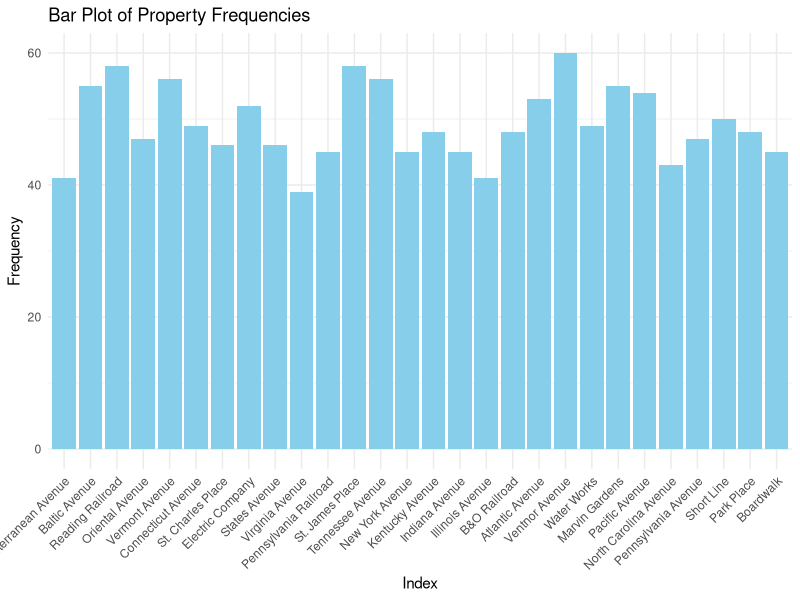
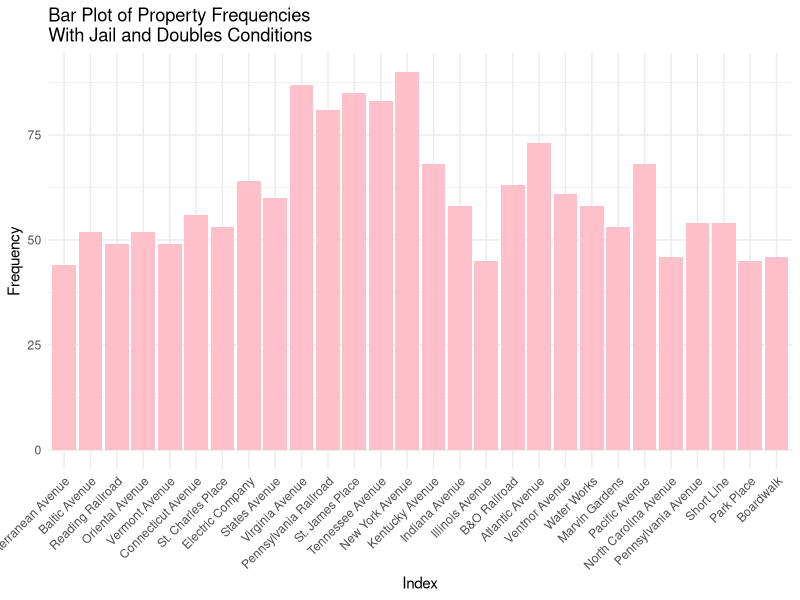
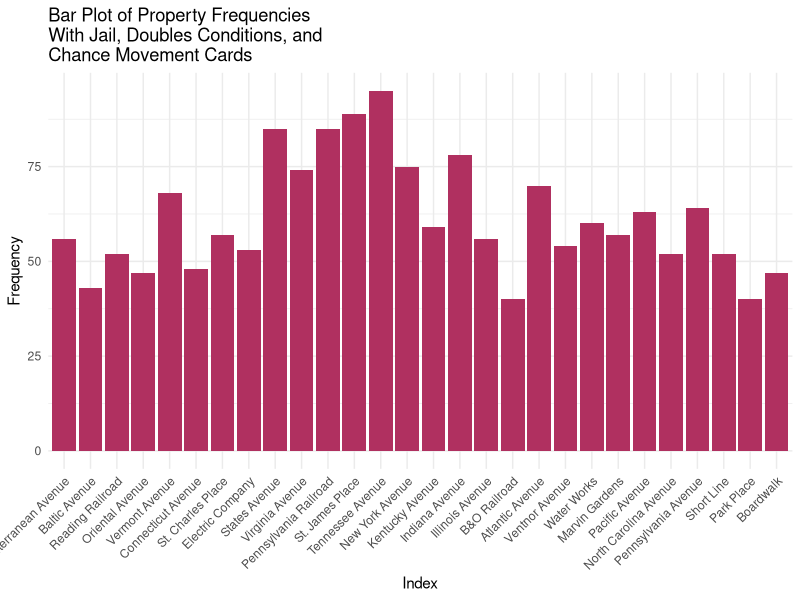

These charts were generated, in order, by the following R code: (Note: this script raises an error after producing the figures.)
## ---- chunk 1
knitr::opts_chunk$set(echo = TRUE)
## ---- chunk 2
# Word docx in repository
## ---- chunk 3
dice_1 <- function() {
  sample(1:6, 1)
}

dice_2 <- function() {
  sample(1:6, 1)
}

property_sum_10games <- c(0, 0, 0, 0, 0, 0, 0, 0, 0, 0, 0, 0, 0, 0, 0, 0, 0, 0, 0, 0, 0, 0, 0, 0, 0, 0, 0, 0)

for (game in 1:10) {
  game_board <- c(0, 0, 0, 0, 0, 0, 0, 0, 0, 0, 0, 0, 0, 0, 0, 0, 0, 0, 0, 0, 0, 0, 0, 0, 0, 0, 0, 0, 0, 0, 0, 0, 0, 0, 0, 0, 0, 0, 0, 0)

  players <- list(
    player1 <- 0,
    player2 <- 0,
    player3 <- 0,
    player4 <- 0
  )

  for (i in 1:50) {
    for (j in 1:4) {
      dice_total <- dice_1() + dice_2()
      players[[j]] <- (players[[j]] + dice_total) %% 41
      game_board[players[[j]]] <- game_board[players[[j]]] + 1
    }
  }

  properties <- game_board[c(2, 4, 6, 7, 9, 10, 12, 13, 14, 15, 16, 17, 19, 20, 22, 24, 25, 26, 27, 28, 29, 30, 32, 33, 35, 36, 38, 40)]
  
  property_sum_10games <- property_sum_10games + properties
}  

names(property_sum_10games) <- c("Mediterranean Avenue", "Baltic Avenue", "Reading Railroad", "Oriental Avenue", "Vermont Avenue", "Connecticut Avenue", "St. Charles Place", "Electric Company", "States Avenue", "Virginia Avenue", "Pennsylvania Railroad", "St. James Place", "Tennessee Avenue", "New York Avenue", "Kentucky Avenue", "Indiana Avenue", "Illinois Avenue", "B&O Railroad", "Atlantic Avenue", "Ventnor Avenue", "Water Works", "Marvin Gardens", "Pacific Avenue", "North Carolina Avenue", "Pennsylvania Avenue", "Short Line", "Park Place", "Boardwalk")

library(ggplot2)

prop_freq1 <- data.frame(
  property = factor(names(property_sum_10games), levels = names(property_sum_10games)),
  frequency = property_sum_10games
)

ggplot(prop_freq1, aes(x = property, y = frequency)) +
  geom_bar(stat = "identity", fill = "skyblue") +
  labs(x = "Index", y = "Frequency", title = "Bar Plot of Property Frequencies") +
  theme_minimal() +
  theme(axis.text.x = element_text(angle = 45, hjust = 1))
## ---- chunk 4
property_sum_10games_jail <- c(0, 0, 0, 0, 0, 0, 0, 0, 0, 0, 0, 0, 0, 0, 0, 0, 0, 0, 0, 0, 0, 0, 0, 0, 0, 0, 0, 0)

for (game in 1:10) {
  game_board <- c(0, 0, 0, 0, 0, 0, 0, 0, 0, 0, 0, 0, 0, 0, 0, 0, 0, 0, 0, 0, 0, 0, 0, 0, 0, 0, 0, 0, 0, 0, 0, 0, 0, 0, 0, 0, 0, 0, 0, 0)

  players <- list( # Store players as a list of data frames with their information
    player1 <- data.frame(
      location = 0, # Location on the board (integer)
      double_rolls = 0, # Number of times doubles have been rolled consecutively (integer)
      jail = FALSE, # Is the player in jail? (boolean)
      jail_rolls = 0), # Number of times a player has rolled while in jail (integer)
    player2 <- data.frame(
      location = 0,
      double_rolls = 0,
      jail = FALSE,
      jail_rolls = 0),
    player3 <- data.frame(
      location = 0,
      double_rolls = 0,
      jail = FALSE,
      jail_rolls = 0),
    player4 <- data.frame(
      location = 0,
      double_rolls = 0,
      jail = FALSE,
      jail_rolls = 0)
  )

  for (i in 1:50) { # Each player has 50 turns
    for (j in 1:4) { # Players take turns in order
      if (players[[j]]$jail == TRUE) { # If the player is in jail...
        d1 = dice_1()
        d2 = dice_2()
        jail_rolls <- jail_rolls + 1
        
        if (d1 == d2 || players[[j]]$jail_rolls == 3) { # If the player rolls doubles or has been in jail for 3 turns, then they get out
          jail = FALSE
          players[[j]]$jail_rolls <- 0
          dice_total <- dice_1() + dice_2()
          players[[j]]$location <- (players[[j]]$location + dice_total) %% 41
          game_board[players[[j]]$location] <- game_board[players[[j]]$location] + 1
        }
        
      } else { # If the player is not in jail...
        d1 = dice_1()
        d2 = dice_2()
        dice_total <- dice_1() + dice_2()
        players[[j]]$location <- (players[[j]]$location + dice_total) %% 41
        game_board[players[[j]]$location] <- game_board[players[[j]]$location] + 1
        
        if (players[[j]]$location == 31) { # Player landed on "Go to jail"
          players[[j]]$location <- 11
          jail = TRUE
        } else if (d1 == d2) { # Player rolled doubles on their first roll
          players[[j]]$double_rolls = players[[j]]$double_rolls + 1
        }
        
        while (players[[j]]$double_rolls > 0 & players[[j]]$double_rolls < 3) { # Player rolls again if they got doubles
          d1 = dice_1()
          d2 = dice_2()
          dice_total <- dice_1() + dice_2()
          players[[j]]$location <- (players[[j]]$location + dice_total) %% 41
          game_board[players[[j]]$location] <- game_board[players[[j]]$location] + 1
          
          if (d1 == d2) { # Increment the player's number of consecutive doubles rolls
            players[[j]]$double_rolls = players[[j]]$double_rolls + 1
          }
        }
        
        if (players[[j]]$double_rolls == 3) { # If player rolls double 3 times in a row, then they go to jail
          players[[j]]$location <- 11
          jail = TRUE
        }
      }
    }  
  }    

  properties <- game_board[c(2, 4, 6, 7, 9, 10, 12, 13, 14, 15, 16, 17, 19, 20, 22, 24, 25, 26, 27, 28, 29, 30, 32, 33, 35, 36, 38, 40)]
  
  property_sum_10games_jail <- property_sum_10games_jail + properties
}  

names(property_sum_10games_jail) <- c("Mediterranean Avenue", "Baltic Avenue", "Reading Railroad", "Oriental Avenue", "Vermont Avenue", "Connecticut Avenue", "St. Charles Place", "Electric Company", "States Avenue", "Virginia Avenue", "Pennsylvania Railroad", "St. James Place", "Tennessee Avenue", "New York Avenue", "Kentucky Avenue", "Indiana Avenue", "Illinois Avenue", "B&O Railroad", "Atlantic Avenue", "Ventnor Avenue", "Water Works", "Marvin Gardens", "Pacific Avenue", "North Carolina Avenue", "Pennsylvania Avenue", "Short Line", "Park Place", "Boardwalk")

library(ggplot2)

prop_freq2 <- data.frame(
  property = factor(names(property_sum_10games_jail), levels = names(property_sum_10games_jail)),
  frequency = property_sum_10games_jail
)

ggplot(prop_freq2, aes(x = property, y = frequency)) +
  geom_bar(stat = "identity", fill = "pink") +
  labs(x = "Index", y = "Frequency", title = "Bar Plot of Property Frequencies\nWith Jail and Doubles Conditions") +
  theme_minimal() +
  theme(axis.text.x = element_text(angle = 45, hjust = 1))
## ---- chunk 5
# Chance function
chance <- function() {
  card <- sample(1:16, 1)
  if (card == 1) {
    players[[j]]$location <- 40 # Advance to Boardwalk
  } else if (card == 2) {
    players[[j]]$location <- 1 # Advance to Go
  } else if (card == 3) {
    players[[j]]$location <- 25 # Advance to Illinois Ave
  } else if (card == 4) {
    players[[j]]$location <- 12 # Advance to St. Charles Place
  } else if (card == 5 || card == 6) { # Advance to the nearest railroad
    if (players[[j]]$location == 37) {
      players[[j]]$location <- 6 # Advance to Reading Railroad
    } else if (players[[j]]$location == 8) {
      players[[j]]$location <- 16 # Advance to Pennsylvania Railroad
    } else if (players[[j]]$location == 23) {
      players[[j]]$location <- 26 # Advance to B&O Railroad
    } # Short Line doesn't apply here
  } else if (card == 7) { # Advance to the nearest utility
    if (players[[j]]$location == 8 || players[[j]]$location == 37) {
      players[[j]]$location <- 13 # Advance to Electric Company
    } else if (players[[j]]$location == 23) {
      players[[j]]$location <- 29 # Advance to Water Works
    }
  } else if (card == 8) {
    players[[j]]$location <- players[[j]]$location - 3 # Move backwards 3 places
  } else if (card == 9) {
    players[[j]]$location <- 11 # Go to jail
    players[[j]]$jail == TRUE
  } else if (card == 10) {
    players[[j]]$location <- 6 # Advance to Reading Railroad
  } 
 }

# Simulation with the chance function and jail conditions
property_sum_10games_chance <- c(0, 0, 0, 0, 0, 0, 0, 0, 0, 0, 0, 0, 0, 0, 0, 0, 0, 0, 0, 0, 0, 0, 0, 0, 0, 0, 0, 0)

for (game in 1:10) {
  game_board <- c(0, 0, 0, 0, 0, 0, 0, 0, 0, 0, 0, 0, 0, 0, 0, 0, 0, 0, 0, 0, 0, 0, 0, 0, 0, 0, 0, 0, 0, 0, 0, 0, 0, 0, 0, 0, 0, 0, 0, 0)

  players <- list(
    player1 <- data.frame(
      location = 0,
      double_rolls = 0,
      jail = FALSE,
      jail_rolls = 0),
    player2 <- data.frame(
      location = 0,
      double_rolls = 0,
      jail = FALSE,
      jail_rolls = 0),
    player3 <- data.frame(
      location = 0,
      double_rolls = 0,
      jail = FALSE,
      jail_rolls = 0),
    player4 <- data.frame(
      location = 0,
      double_rolls = 0,
      jail = FALSE,
      jail_rolls = 0)
  )

  for (i in 1:50) {
    for (j in 1:4) {
      if (players[[j]]$jail == TRUE) {
        d1 = dice_1()
        d2 = dice_2()
        jail_rolls <- jail_rolls + 1
        
        if (d1 == d2 || players[[j]]$jail_rolls == 3) {
          jail = FALSE
          players[[j]]$jail_rolls <- 0
          dice_total <- dice_1() + dice_2()
          players[[j]]$location <- (players[[j]]$location + dice_total) %% 41
          if (players[[j]]$location == 8 || players[[j]]$location == 23 || players[[j]]$location == 37) {
            game_board[players[[j]]$location] <- game_board[players[[j]]$location] + 1
            chance()
          }
          game_board[players[[j]]$location] <- game_board[players[[j]]$location] + 1
        }
        
      } else {
        d1 = dice_1()
        d2 = dice_2()
        dice_total <- dice_1() + dice_2()
        players[[j]]$location <- (players[[j]]$location + dice_total) %% 41
        if (players[[j]]$location == 8 || players[[j]]$location == 23 || players[[j]]$location == 37) {
            game_board[players[[j]]$location] <- game_board[players[[j]]$location] + 1
            chance()
          }
        game_board[players[[j]]$location] <- game_board[players[[j]]$location] + 1
        
        if (players[[j]]$location == 31) {
          players[[j]]$location <- 11
          jail = TRUE
        } else if (d1 == d2) {
          players[[j]]$double_rolls = players[[j]]$double_rolls + 1
        }
        
        while (players[[j]]$double_rolls > 0 & players[[j]]$double_rolls < 3) {
          d1 = dice_1()
          d2 = dice_2()
          dice_total <- dice_1() + dice_2()
          players[[j]]$location <- (players[[j]]$location + dice_total) %% 41
          if (players[[j]]$location == 8 || players[[j]]$location == 23 || players[[j]]$location == 37) {
            game_board[players[[j]]$location] <- game_board[players[[j]]$location] + 1
            chance()
          }
          game_board[players[[j]]$location] <- game_board[players[[j]]$location] + 1
          
          if (d1 == d2) {
            players[[j]]$double_rolls = players[[j]]$double_rolls + 1
          }
        }
        
        if (players[[j]]$double_rolls == 3) {
          players[[j]]$location <- 11
          jail = TRUE
        }
      }
    }  
  }    

  properties <- game_board[c(2, 4, 6, 7, 9, 10, 12, 13, 14, 15, 16, 17, 19, 20, 22, 24, 25, 26, 27, 28, 29, 30, 32, 33, 35, 36, 38, 40)]
  
  property_sum_10games_chance <- property_sum_10games_chance + properties
}  

names(property_sum_10games_chance) <- c("Mediterranean Avenue", "Baltic Avenue", "Reading Railroad", "Oriental Avenue", "Vermont Avenue", "Connecticut Avenue", "St. Charles Place", "Electric Company", "States Avenue", "Virginia Avenue", "Pennsylvania Railroad", "St. James Place", "Tennessee Avenue", "New York Avenue", "Kentucky Avenue", "Indiana Avenue", "Illinois Avenue", "B&O Railroad", "Atlantic Avenue", "Ventnor Avenue", "Water Works", "Marvin Gardens", "Pacific Avenue", "North Carolina Avenue", "Pennsylvania Avenue", "Short Line", "Park Place", "Boardwalk")

# Plot
library(ggplot2)

prop_freq2 <- data.frame(
  property = factor(names(property_sum_10games_chance), levels = names(property_sum_10games_chance)),
  frequency = property_sum_10games_chance
)

ggplot(prop_freq2, aes(x = property, y = frequency)) +
  geom_bar(stat = "identity", fill = "maroon") +
  labs(x = "Index", y = "Frequency", title = "Bar Plot of Property Frequencies\nWith Jail, Doubles Conditions, and\nChance Movement Cards") +
  theme_minimal() +
  theme(axis.text.x = element_text(angle = 45, hjust = 1))
## ---- chunk 6
# Community Chest Cards Function
chest <- function() {
  chest_card <- sample(1:16, 1)
    if (chest_card == 1) {
      players[[j]]$location <- 1 # Advance to Go (Collect $200)
      players[[j]]$account <- players[[j]]$account + 200
    } else if (chest_card == 2) {
      players[[j]]$account <- players[[j]]$account + 200 # Bank error in your favor. Collect $200
    } else if (chest_card == 3) {
      players[[j]]$account <- players[[j]]$account - 50 # Doctor’s fee. Pay $50
      free_parking_fund <- free_parking_fund + 50
    } else if (chest_card == 4) {
      players[[j]]$account <- players[[j]]$money + 50 # From sale of stock you get $50
    } else if (chest_card == 5) {
      players[[j]]$get_out_of_jail_free == TRUE # Get Out of Jail Free
    } else if (chest_card == 6) {
      players[[j]]$jail == TRUE # Go to Jail. Go directly to jail, do not pass Go, do not collect $200
    } else if (chest_card == 7) {
      players[[j]]$account <- players[[j]]$account + 100 # Holiday fund matures. Receive $100
    } else if (chest_card == 8) {
      players[[j]]$account <- players[[j]]$account + 20 # Income tax refund. Collect $20
    } else if (chest_card == 9) {
      players[[j]]$account <- players[[j]]$account + 10 * 3 # It is your birthday. Collect $10 from every player
        for (k in 1:4) {
          if (k != j) {
            players[[k]]$account <- players[[k]]$account - 10
        }
      }
    } else if (chest_card == 10) {
      players[[j]]$account <- players[[j]]$account + 100 # Life insurance matures. Collect $100
    } else if (chest_card == 11) {
      players[[j]]$account <- players[[j]]$account - 100 # Pay hospital fees of $100
      free_parking_fund <- free_parking_fund + 100
    } else if (chest_card == 12) {
      players[[j]]$account <- players[[j]]$account - 50 # Pay school fees of $50
      free_parking_fund <- free_parking_fund + 50
    } else if (chest_card == 13) {
      players[[j]]$account <- players[[j]]$account - 25 # Receive $25 consultancy fee
      free_parking_fund <- free_parking_fund + 25
    } else if (chest_card == 14) {
      players[[j]]$account <- players[[j]]$account + 10 # You have won second prize in a beauty contest. Collect $10
    } else if (chest_card == 15) {
      players[[j]]$account <- players[[j]]$account + 100 # You inherit $100
    }
      # Card 16 is paying for houses and hotels -- doesn't apply here
}

free_parking_fund <- 0

free_parking <- function(){
  if (players[[j]]$location == 20) {  # Free Parking position
  players[[j]]$account <- players[[j]]$account + free_parking_fund
  free_parking_fund <- 0  # Reset the fund
  }
}
## ---- chunk 7
chance <- function() {
  card <- sample(1:16, 1)
  old_location <- players[[j]]$location
  new_location <- players[[j]]$location
   if (card == 1) {
    players[[j]]$location <- 40 # Advance to Boardwalk
    new_location <- players[[j]]$location
  } else if (card == 2) {
    players[[j]]$location <- 1 # Advance to Go
    new_location <- players[[j]]$location
  } else if (card == 3) {
    players[[j]]$location <- 25 # Advance to Illinois Ave
    new_location <- players[[j]]$location
  } else if (card == 4) {
    players[[j]]$location <- 12 # Advance to St. Charles Place
    new_location <- players[[j]]$location
  } else if (card == 5 || card == 6) { # Advance to the nearest railroad
    if (players[[j]]$location == 37) {
      players[[j]]$location <- 6 # Advance to Reading Railroad
      new_location <- players[[j]]$location
    } else if (players[[j]]$location == 8) {
      players[[j]]$location <- 16 # Advance to Pennsylvania Railroad
      new_location <- players[[j]]$location
    } else if (players[[j]]$location == 23) {
      players[[j]]$location <- 26 # Advance to B&O Railroad
      new_location <- players[[j]]$location
    } 
  } else if (card == 7) { # Advance to the nearest utility
    if (players[[j]]$location == 8 || players[[j]]$location == 37) {
      players[[j]]$location <- 13 # Advance to Electric Company
      new_location <- players[[j]]$location
    } else if (players[[j]]$location == 23) {
      players[[j]]$location <- 29 # Advance to Water Works
      new_location <- players[[j]]$location
    }
  } else if (card == 8) {
    players[[j]]$location <- players[[j]]$location - 3 # Move backwards 3 places
    new_location <- players[[j]]$location
  } else if (card == 9) {
    players[[j]]$location <- 11 # Go to jail
    players[[j]]$jail == TRUE
    new_location <- players[[j]]$location
  } else if (card == 10) {
    players[[j]]$location <- 6 # Advance to Reading Railroad
    new_location <- players[[j]]$location
  } 

  if (new_location < old_location && card %in% c(3,4,10)) {
    players[[j]]$account <- players[[j]]$account + 200 # Passing Go for cards 3, 4, and 10
  }
  
    else if (card == 11) {
      players[[j]]$account <- players[[j]]$account + 50 # Bank pays you $50
    }
    else if (card == 12) {
      players[[j]]$get_out_of_jail_free == TRUE # Get out of jail free card
    }
    else if (card == 13) {
      players[[j]]$account <- players[[j]]$account - 15 # Speeding fine $15
      free_parking_fund <- free_parking_fund + 15
    }
    else if (card == 14) {
      players[[j]]$account <- players[[j]]$account - 50 * 3
        for (k in 1:4) {
          if (k != j) {
            players[[k]]$account <- players[[k]]$account + 50 # Elected Chairman of the Board; pay each player $50
          }
        }
    }
    else if (card == 15) {
      players[[j]]$account <- players[[j]]$account + 150 # Building loan matures; collect $150
      
      # Card 16 is paying for houses and hotels -- doesn't apply here
    }
}
## ---- chunk 8
chance <- function() {
  card <- sample(1:16, 1)
  if (card == 1) {
    players[[j]]$location <- 40 # Advance to Boardwalk
  } else if (card == 2) {
    players[[j]]$location <- 1 # Advance to Go
    players[[j]]$account <- players[[j]]$account + 200
  } else if (card == 3) {
    players[[j]]$location <- 25 # Advance to Illinois Ave
    if (players[[j]]$location == 37) {
      players[[j]]$account <- players[[j]]$account + 200
    }
  } else if (card == 4) {
    players[[j]]$location <- 12 # Advance to St. Charles Place
    if (players[[j]]$location != 8) {
      players[[j]]$account <- players[[j]]$account + 200
    }
  } else if (card == 5 || card == 6) { # Advance to the nearest railroad
    if (players[[j]]$location == 37) {
      players[[j]]$location <- 6 # Advance to Reading Railroad
      players[[j]]$account <- players[[j]]$account + 200
    } else if (players[[j]]$location == 8) {
      players[[j]]$location <- 16 # Advance to Pennsylvania Railroad
    } else if (players[[j]]$location == 23) {
      players[[j]]$location <- 26 # Advance to B&O Railroad
    } 
  } else if (card == 7) { # Advance to the nearest utility
    if (players[[j]]$location == 8 || players[[j]]$location == 37) {
      players[[j]]$location <- 13 # Advance to Electric Company
      if (players[[j]]$location == 37) {
      players[[j]]$account <- players[[j]]$account + 200
    }
    } else if (players[[j]]$location == 23) {
      players[[j]]$location <- 29 # Advance to Water Works
    }
  } else if (card == 8) {
    players[[j]]$location <- players[[j]]$location - 3 # Move backwards 3 places
  } else if (card == 9) {
    players[[j]]$location <- 11 # Go to jail
    players[[j]]$jail == TRUE
  } else if (card == 10) {
    players[[j]]$location <- 6 # Advance to Reading Railroad
    players[[j]]$account <- players[[j]]$account + 200
  } else if (card == 11) { # Bank pays you $50
    players[[j]]$account <- players[[j]]$account + 50
  } else if (card == 12) { # Get out of jail free
    players[[j]]$get_out_of_jail_free = TRUE
  } else if (card == 13) { # Speeding fine
    players[[j]]$account <- players[[j]]$account - 15
  } else if (card == 14) { # Elected chairman
    players[[j]]$account <- players[[j]]$account + 150
    for (k in 1:4) {
      if (players[[j]] != players[[k]]) {
        players[[k]]$account <- players[[k]]$account - 50
      }
    }
  } else if (card == 15) { # Building loan matures
    players[[j]]$account <- players[[j]]$account + 150
  }
}
## ---- chunk 9
#This function will divide all the properties between the four players
#Input: properties vector
#Return: Four equal groups of randomly shuffled elements from the properties vector
divide_properties <- function(x) {
  shuffled <- sample(x) #randomly shuffles all the elements of the properties vector
  n <- length(shuffled) #length of shuffled vector
  indices <- rep(1:4, times = 7) #creates a vector that contains a repeating sequence from 1 to 4 that is 28 elements long
  result <- split(shuffled, indices) #splits shuffled vector into four groups
}
## ---- chunk 10
#This function will determine the ownership of a property when it is landed on
ownership <- function(x) {
  for (p in players) {
    for (i in 1:7) {
      if (x == players[[p]]$owned_properties[i]) {
        if (p == players[[p]]$ID) {
          return(null)
        } else {
          return(players[[p]])
        }
      }
    }
  }
}
## ---- chunk 11
#This function will calculate fees owed on special properties (railroads and utilities)
#Input: a vector of integers with each integer corresponding to a property on the board
#Return: a vector of fees owed
special_ownership <- function(x) {
  rail_count <- 0 #initialize number of railroad properties held to zero
  util_count <- 0 #initialize number of utility properties held to zero
  for (i in 1:7) {
    #check if property is a railroad (positions 6, 16, 26 and 36)
    if (x[i] == 6 || x[i] == 16 || x[i] == 26 || x[i] == 36) {
      rail_count <- rail_count + 1 #add one to railroad count vector
    #check if property is a utility (positions 13 and 29)
    } else if (x[i] == 13 || x[i] == 29) {
      util_count = util_count + 1 #add one to utility count vector
    }
  }
  
  fees <- c() #this vector will hold the fee values

  #determine fee owed based on number railroad cards owned 
  if (rail_count == 0) {
    fees <- append(fees, 0) #add 0 to fees vector
  } else if (rail_count == 1) {
    fees <- append(fees, 25) #add 25 to fees vector
  } else if (rail_count == 2) {
    fees <- append(fees, 50) #add 50 to fees vector
  } else {
    fees <- append(fees, 100) #add 100 to fees vector
  }

  #determine fee owed based on number utility cards owned 
  if (util_count == 0) {
    fees <- append(fees, 0) #add 0 to fees vector
  } else if (util_count == 1) {
    fees <- append(fees, 4) #add 4 to fees vector
  } else {
    fees <- append(fees, 10) #add 10 to fees vector
  } 
  
  return(fees) #vector of fees owed
}
## ---- chunk 12
rent <- function(x) {
  if (x == 1) { # Go
    players[[j]]$account = players[[j]]$account + 200 
  } else if (x == 5) { # Income tax
    players[[j]]$account = players[[j]]$account - 200
  } else if (x == 39) { # Luxury tax
    players[[j]]$account = players[[j]]$account - 100
  }
  
  owner <- ownership(x)
  if (owner$in_game == TRUE) {
    if (x == 2) { # Mediterranean Ave
      players[[j]]$account = players[[j]]$account - 2
      owner$account = owner$account + 2
    } else if (x == 4) { # Baltic Ave
      players[[j]]$account = players[[j]]$account - 4
      owner$account = owner$account + 4
    } else if (x == 4 || x == 16 || x == 26 || x == 36) { # Railroads
      special_fees <- owner$rails_and_utils
      players[[j]]$account = players[[j]]$account - special_fees[1]
      owner$account = owner$account + special_fees[1]
    } else if (x == 6) { # Oriental Ave
      players[[j]]$account = players[[j]]$account - 6
      owner$account = owner$account + 6
    } else if (x == 9) { # Vermont Ave
      players[[j]]$account = players[[j]]$account - 6
      owner$account = owner$account + 6
    } else if (x == 10) { # Connecticut Ave
      players[[j]]$account = players[[j]]$account - 8
      owner$account = owner$account + 8
    } else if (x == 12) { # St. Charles Place
      players[[j]]$account = players[[j]]$account - 10
      owner$account = owner$account + 10
    } else if (x == 13 || x == 29) { # Utilities
      special_fees <- owner$rails_and_utils
      players[[j]]$account = players[[j]]$account - special_fees[2]
      owner$account = owner$account + special_fees[2]
    } else if (x == 14) { # States Ave
      players[[j]]$account = players[[j]]$account - 10
      owner$account = owner$account + 10
    } else if (x == 15) { # Virginia Ave
      players[[j]]$account = players[[j]]$account - 12
      owner$account = owner$account + 12
    } else if (x == 17) { # St. James Place
      players[[j]]$account = players[[j]]$account - 14
      owner$account = owner$account + 14
    } else if (x == 19) { # Tennessee Ave
      players[[j]]$account = players[[j]]$account - 14
      owner$account = owner$account + 14
    } else if (x == 20) { # New York Ave
      players[[j]]$account = players[[j]]$account - 16
      owner$account = owner$account + 16
    } else if (x == 22) { # Kentucky Ave
      players[[j]]$account = players[[j]]$account - 18
      owner$account = owner$account + 18
    } else if (x == 24) { # Indiana Ave
      players[[j]]$account = players[[j]]$account - 18
      owner$account = owner$account + 18
    } else if (x == 25) { # Illinois Ave
      players[[j]]$account = players[[j]]$account - 20
      owner$account = owner$account + 20
    } else if (x == 27) { # Atlantic Ave
      players[[j]]$account = players[[j]]$account - 22
      owner$account = owner$account + 22
    } else if (x == 28) { # Vetnor Ave
      players[[j]]$account = players[[j]]$account - 22
      owner$account = owner$account + 22
    } else if (x == 30) { # Marvin Gardens
      players[[j]]$account = players[[j]]$account - 24
      owner$account = owner$account + 24
    } else if (x == 32) { # Pacific Ave
      players[[j]]$account = players[[j]]$account - 26
      owner$account = owner$account + 26
    } else if (x == 33) { # North Carolina Ave
      players[[j]]$account = players[[j]]$account - 26
      owner$account = owner$account + 26
    } else if (x == 35) { # Pennsylvania Ave
      players[[j]]$account = players[[j]]$account - 28
      owner$account = owner$account + 28
    } else if (x == 38) { # Park Place
      players[[j]]$account = players[[j]]$account - 35
      owner$account = owner$account + 35
    } else if (x == 40) { # Boardwalk
      players[[j]]$account = players[[j]]$account - 50
      owner$account = owner$account + 50
    }
  }
}
## ---- chunk 13
properties <- c(2, 4, 6, 7, 9, 10, 12, 13, 14, 15, 16, 17, 19, 20, 22, 24, 25, 26, 27, 28, 29, 30, 32, 33, 35, 36, 38, 40)

# Randomly give each player 7 properties
property_groups <- divide_properties(properties)
print(property_groups)
# Add location of properties to players owned properties vector
players <- list(
  player1 <- list(
    ID = 1,
    location = 0,
    double_rolls = 0,
    jail = FALSE,
    jail_rolls = 0,
    account = 1500,
    owned_properties <- property_groups[1],
    rails_and_utils <- special_ownership(unlist(owned_properties)),
    get_out_of_jail_free = FALSE,
    in_game = TRUE),
  player2 <- list(
    ID = 2,
    location = 0,
    double_rolls = 0,
    jail = FALSE,
    jail_rolls = 0,
    account = 1500,
    owned_properties <- property_groups[2],
    rails_and_utils <- special_ownership(unlist(owned_properties)),
    get_out_of_jail_free = FALSE,
    in_game = TRUE),
  player3 <- list(
    ID = 3,
    location = 0,
    double_rolls = 0,
    jail = FALSE,
    jail_rolls = 0,
    account = 1500,
    owned_properties <- property_groups[3],
    rails_and_utils <- special_ownership(unlist(owned_properties)),
    get_out_of_jail_free = FALSE,
    in_game = TRUE),
  player4 <- list(
    ID = 4,
    location = 0,
    double_rolls = 0,
    jail = FALSE,
    jail_rolls = 0,
    account = 1500,
    owned_properties <- property_groups[4],
    rails_and_utils <- special_ownership(unlist(owned_properties)),
    get_out_of_jail_free = FALSE,
    in_game = TRUE)
  )

# Make attribute to know how many players are still in
players_in <- 4
# Make attribute to count the number of turns taken
total_turns <- 0

while (players_in > 1) {
  # Add rent function to this whole thing
  for (j in 1:4) {
    if (players[[j]]$in_game == TRUE) {
      if (players[[j]]$jail == TRUE & players[[j]]$get_out_of_jail_free == FALSE) {
        d1 = dice_1()
        d2 = dice_2()
        jail_rolls <- jail_rolls + 1
        
        if (d1 == d2 || players[[j]]$jail_rolls == 3) {
          jail = FALSE
          players[[j]]$jail_rolls <- 0
          dice_total <- dice_1() + dice_2()
          players[[j]]$location <- (players[[j]]$location + dice_total) %% 41
          if (players[[j]]$location == 8 || players[[j]]$location == 23 || players[[j]]$location == 37) {
            chance()
          }
          # Add community chest
          if (players[[j]]$location == 3 || players[[j]]$location == 18 || players[[j]]$location == 34) {
            chest()
          }
          # Pay rent
          rent(players[[j]]$location)
        }
        total_turns = total_turns + 1
        
      } else {
        if (players[[j]]$jail == TRUE & players[[j]]$get_out_of_jail_free == TRUE) {
          players[[j]]$jail == FALSE
          players[[j]]$get_out_of_jail_free == FALSE
        }
        d1 = dice_1()
        d2 = dice_2()
        dice_total <- dice_1() + dice_2()
        players[[j]]$location <- (players[[j]]$location + dice_total) %% 41
        if (players[[j]]$location == 8 || players[[j]]$location == 23 || players[[j]]$location == 37) {
            chance()
        }
        if (players[[j]]$location == 3 || players[[j]]$location == 18 || players[[j]]$location == 34) {
            chest()
          }
          # Pay rent
          rent(players[[j]]$location)
      }
        
      if (players[[j]]$location == 31) {
        players[[j]]$location <- 11
        jail = TRUE
      } else if (d1 == d2) {
        players[[j]]$double_rolls = players[[j]]$double_rolls + 1
      }
        
      while (players[[j]]$double_rolls > 0 & players[[j]]$double_rolls < 3) {
        d1 = dice_1()
        d2 = dice_2()
        dice_total <- dice_1() + dice_2()
        players[[j]]$location <- (players[[j]]$location + dice_total) %% 41
        if (players[[j]]$location == 8 || players[[j]]$location == 23 || players[[j]]$location == 37) {
          chance()
        }
        # Add community chest
        if (players[[j]]$location == 3 || players[[j]]$location == 18 || players[[j]]$location == 34) {
          chest()
        }
        # Pay rent
        rent(players[[j]]$location)
      }
          
      if (d1 == d2) {
        players[[j]]$double_rolls = players[[j]]$double_rolls + 1
      }
      
      if (players[[j]]$double_rolls == 3) {
        players[[j]]$location <- 11
        jail = TRUE
      }
      
      if (players[[j]]$account < 0) {
        players[[j]]$in_game = FALSE
        players_in = players_in - 1
      }
      
      total_turns = total_turns + 1
    }
  }
}

library(ggplot2)

prop_freq2 <- data.frame(
  property = factor(names(property_sum_10games_jail), levels = names(property_sum_10games_jail)),
  frequency = property_sum_10games_jail
)

ggplot(prop_freq2, aes(x = property, y = frequency)) +
  geom_bar(stat = "identity", fill = "pink") +
  labs(x = "Index", y = "Frequency", title = "Bar Plot of Property Frequencies\nWith Jail and Doubles Conditions") +
  theme_minimal() +
  theme(axis.text.x = element_text(angle = 45, hjust = 1))
## ---- chunk 14
get_active_players <- function(players) {
  return(which(sapply(players, function(p) p$in_game)))
}

turn_counter <- 0 # put before game loop 

turn_counter <- turn_counter + 1 # put inside the for (j in 1:4) loop, after each player's turn

# At end of game loop, after while loop finishes 
remaining_players <- get_active_players(players)

if (length(remaining_players) == 1) {
  winner <- players[[remaining_players]]
  
  cat("\n GAME OVER! \n")
  cat("---------------------\n")
  cat("Winner Player ID:", winner$ID, "\n")
  cat("Number of Turns:", turn_counter, "\n")
  cat("Final Money Amount:", winner$account, "\n")
  cat("---------------------\n")
}
